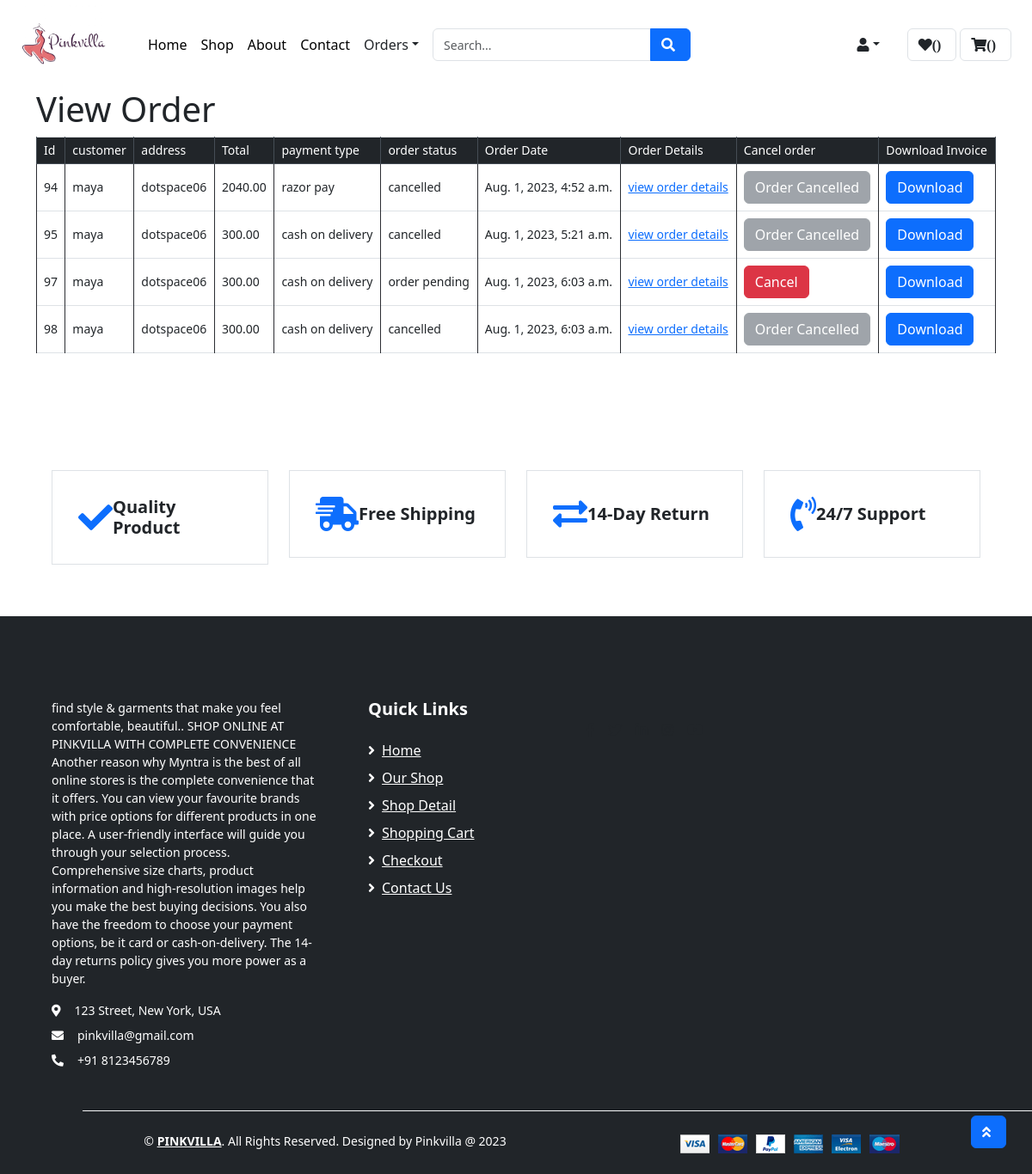
Page /view_order/ on the earlier database version.
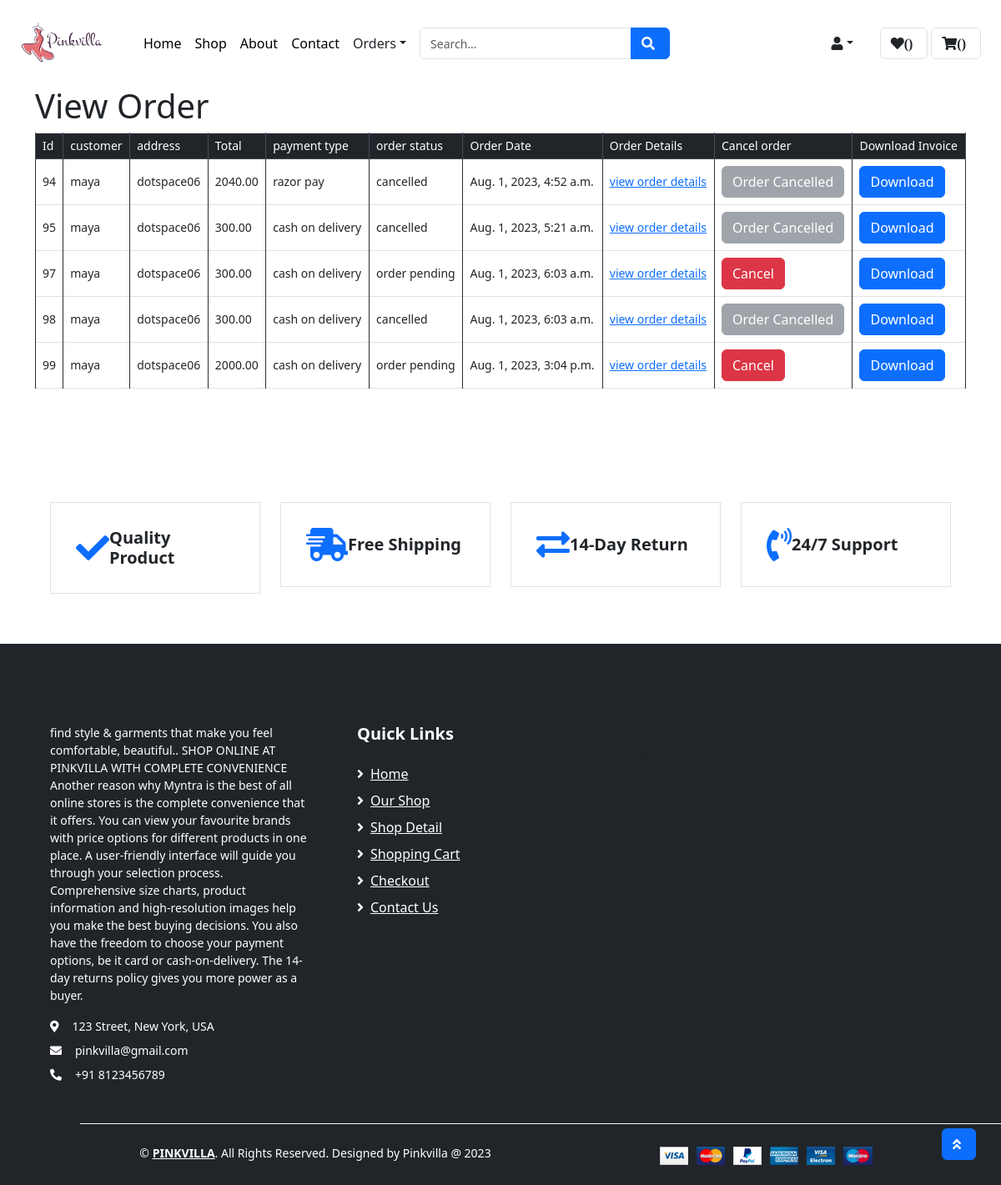
Same page on the later database version.
### app1/models.py (models this page shows, shortened)
class Order(models.Model):
    ORDER_STATUS_CHOICES = (
        ('order pending','order pending'),
        ('order confirmed','order confirmed'),
        ('delivered','delivered'),
        ('returned','returned'),
        ('cancelled','cancelled')
    )
    PAYMENT_CHOICES = (
        ('cash on delivery','cash on delivery'),
        ('online payment','online payment')
    )
    customer = models.ForeignKey(custom_user,on_delete=models.SET_NULL,null=True,blank=True)
    address = models.ForeignKey(Address,on_delete=models.SET_NULL,null=True,blank=True)
    date_ordered = models.DateTimeField(auto_now_add=True)
    order_status = models.CharField(max_length=100,choices=ORDER_STATUS_CHOICES,default='order pending')
    payment_type = models.CharField(max_length=100,choices=PAYMENT_CHOICES,default='cash on delivery')
    total = models.DecimalField(max_digits=10,decimal_places=2,default=0)
    coupon = models.ForeignKey(Coupon, on_delete=models.SET_NULL,null=True,blank= True)

class custom_user(models.Model):
    id = models.AutoField(primary_key=True)
    first_name = models.CharField(max_length=255)
    username = models.CharField(max_length=255)
    is_superuser = models.BooleanField(default=False)
    email = models.CharField(max_length=255)
    password = models.CharField(max_length=255)
    phone_number = models.CharField(max_length=20, blank=True, null=True)
    status =  models.BooleanField(default=True)

class Address(models.Model):
    username = models.ForeignKey(custom_user, on_delete=models.CASCADE)
    flat = models.CharField(max_length=255)
    locality = models.CharField(max_length=255)
    city = models.CharField(max_length=255)
    pincode = models.CharField(max_length=20, blank=True, null=True)
    state = models.CharField(max_length=255)
    def __str__(self):
        return self.flat

### app1/views.py (the view)
# urls.py: path('view_order/',views.view_order,name = 'view_order'),
def view_order(request):
    orderobj = Order.objects.all()
    context = {
        "orderobj":orderobj
    }
    return render(request, 'view_order.html',context )

### app1/templates/view_order.html (shortened to what this page needs)
{% extends 'user_product.html' %}
            {% load static %}
                {% block main-content %}
                <div class="container">
                    <h1>View Order</h1>
                    <table class="table table-bordered">
                        <thead class="thead-dark">
                            <tr>
                                <th>Id</th>
                                <th>customer</th>
                                <th>address</th>
                                <th>Total</th>
                                <th>payment type</th>
                                <th>order status</th>
                                <th>Order Date</th>
                                <th>Order Details</th>
                                <th>Cancel order</th>
                                <th>Download Invoice</th>
                            </tr>
                        </thead>
                        <tbody>
                            {% for order in orderobj %}
                            <tr>
                                <td>{{ order.id }}</td>
                                <td>{{ order.customer.username }}</td>
                                <td>{{ order.address }}</td>
                                <td>{{ order.total }}</td>
                                <td>{{ order.payment_type }}</td>
                                <td>{{order.order_status}}</td>
                                <td>{{order.date_ordered }}</td>
                            <td><a href="{% url 'userorder_items' order.id %}">view order details</a></td>
                            {% if order.order_status != 'cancelled' %}
                                <td><button type="button" onclick="cancelOrder({{ order.id }})" class="btn btn-danger">Cancel</button></td>
                                {% else %}
                                <td><button type="button" class="btn btn-secondary" disabled>Order Cancelled</button></td>
                                {% endif %}
                            <td><a href="{% url 'generate_invoice' order.id %}" class="btn btn-primary">Download</a></td>
                            </tr>
                            {% endfor %}
                        </tbody>
                    </table>
                </div>
                {% endblock main-content %}

Differences in the rows shown:
added Order: id "99", customer.username "maya", address "dotspace06", total "2000.00", payment_type "cash on delivery", order_status "order pending", date_ordered "Aug. 1, 2023, 3:04 p.m."
